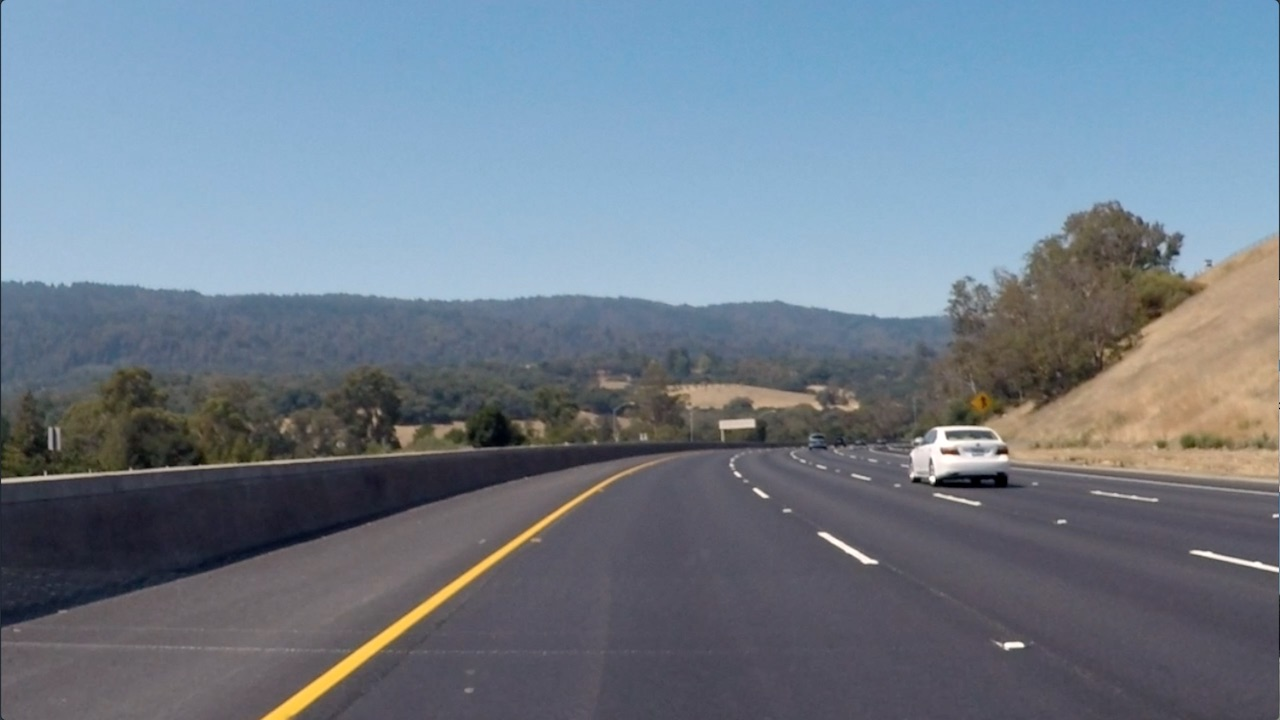
#> input picture Finding Edges and Custom Kernels/curved_lane.jpg, 1280 x 720 px, found by its file name
$ jupyter execute --allow-errors 'Finding Edges and Custom Kernels.ipynb'   (shell and % lines are left out)
#> lines starting #> are read from the running program, lines starting #| are printed output that depends on the picture
# Creating a Filter, Edge Detection

### Import resources and display image

[cell 1]
import matplotlib.pyplot as plt
import matplotlib.image as mpimg

import cv2
import numpy as np


# Read in the image
image = mpimg.imread('images/curved_lane.jpg')
#> image is the input picture: shape (720, 1280, 3); mean R, G, B 112.1, 125, 138.7

plt.imshow(image)

### Convert the image to grayscale

[cell 2]
# Convert to grayscale for filtering
gray = cv2.cvtColor(image, cv2.COLOR_RGB2GRAY)
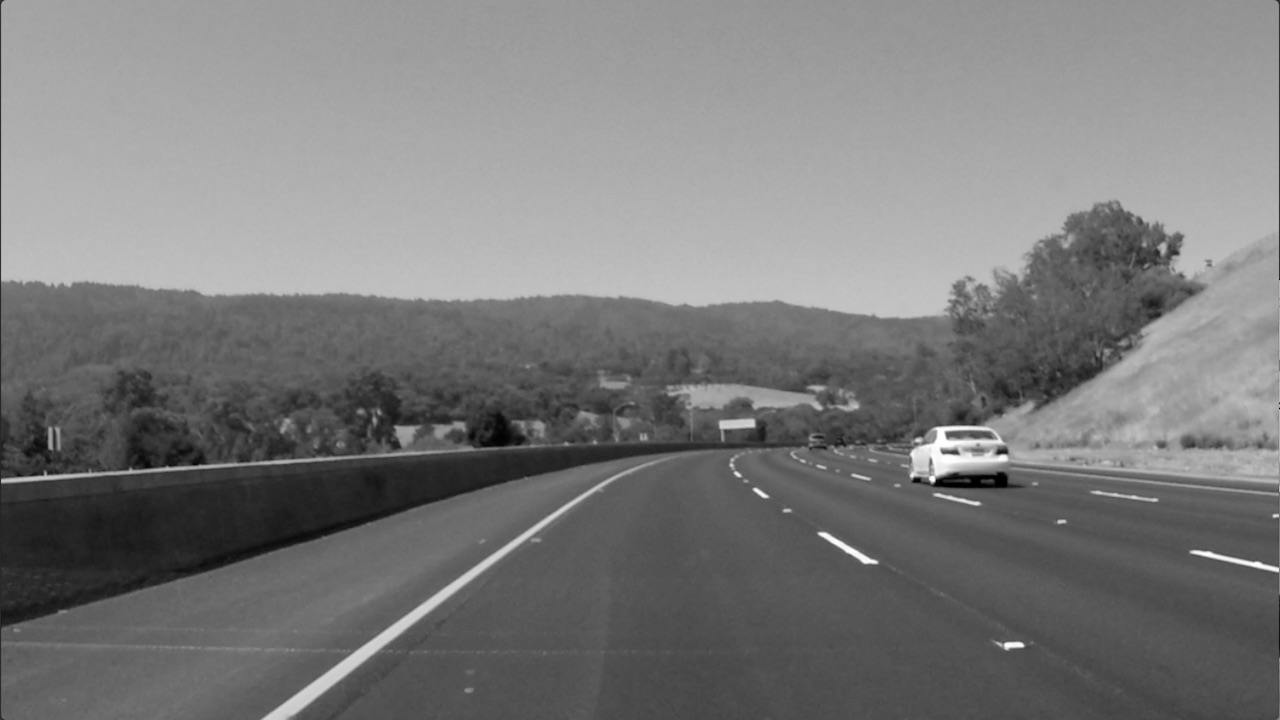
#> gray: shape (720, 1280); min 0, max 255, mean 122.7

plt.imshow(gray, cmap='gray')

### TODO: Create a custom kernel

Below, you've been given one common type of edge detection filter: a Sobel operator.

The Sobel filter is very commonly used in edge detection and in finding patterns in intensity in an image. Applying a Sobel filter to an image is a way of **taking (an approximation) of the derivative of the image** in the x or y direction, separately. The operators look as follows.

**It's up to you to create a Sobel x operator and apply it to the given image.**

For a challenge, see if you can put the image through a series of filters: first one that blurs the image (takes an average of pixels), and then one that detects the edges.

[cell 3]
# Create a custom kernel
# 3x3 array for edge detection
sobel_y = np.array([[ -1, -2, -1],
                   [ 0, 0, 0],
                   [ 1, 2, 1]])

## TODO: Create and apply a Sobel x operator
sobel_x = np.array([[-1, 0, 1],
                    [-2, 0, 2],
                    [-1, 0, 1]])

# Filter the image using filter2D, which has inputs: (grayscale image, bit-depth, kernel)
filtered_image_y = cv2.filter2D(gray, -1, sobel_y)
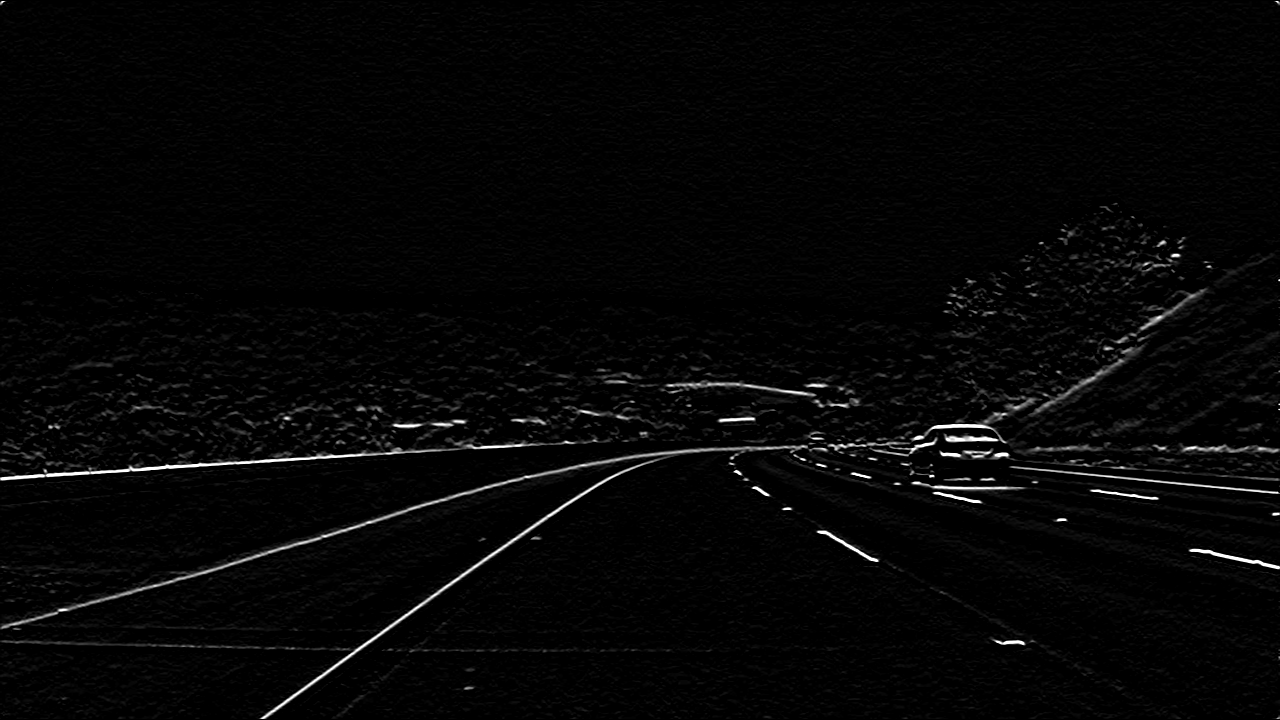
#> filtered_image_y: shape (720, 1280); min 0, max 255, mean 5.9
filtered_image_x = cv2.filter2D(gray, -1, sobel_x)
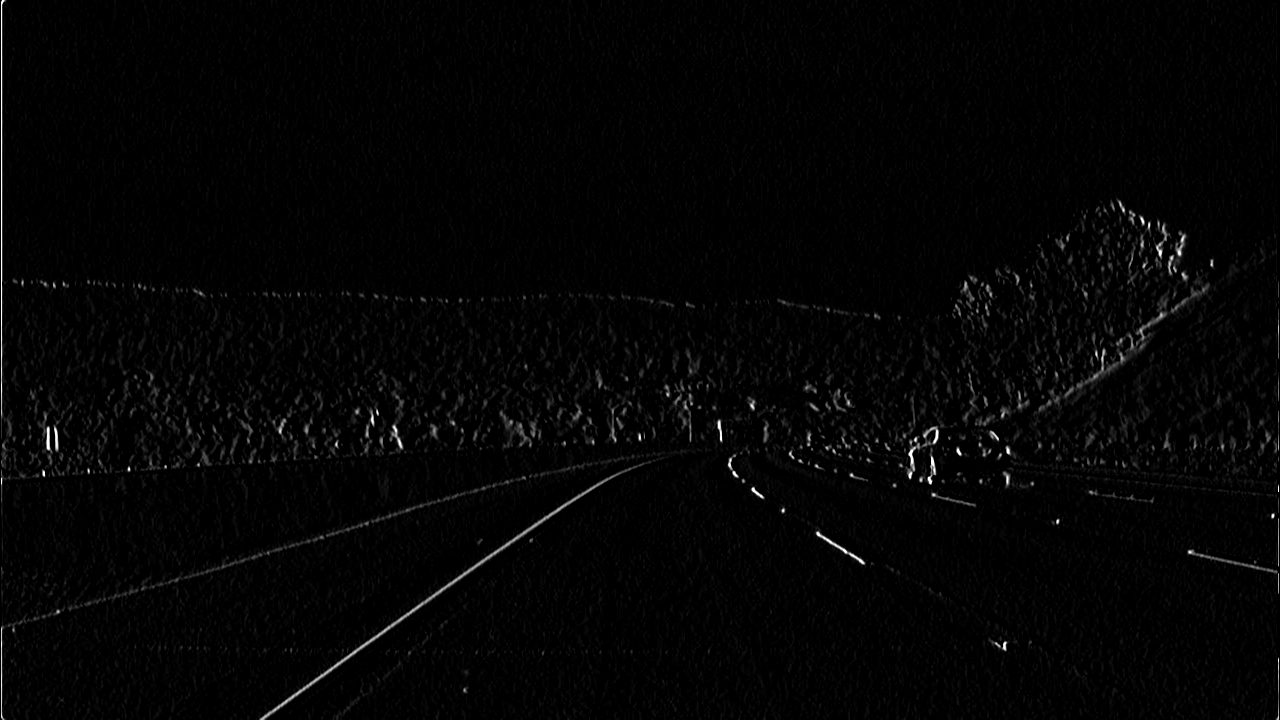
#> filtered_image_x: shape (720, 1280); min 0, max 255, mean 4.3

plt.imshow(filtered_image_y, cmap='gray')

#> (the rest of this cell did not finish here and is left out)

$ run again, with Finding Edges and Custom Kernels/bridge_trees_example.jpg copied over Finding Edges and Custom Kernels/curved_lane.jpg
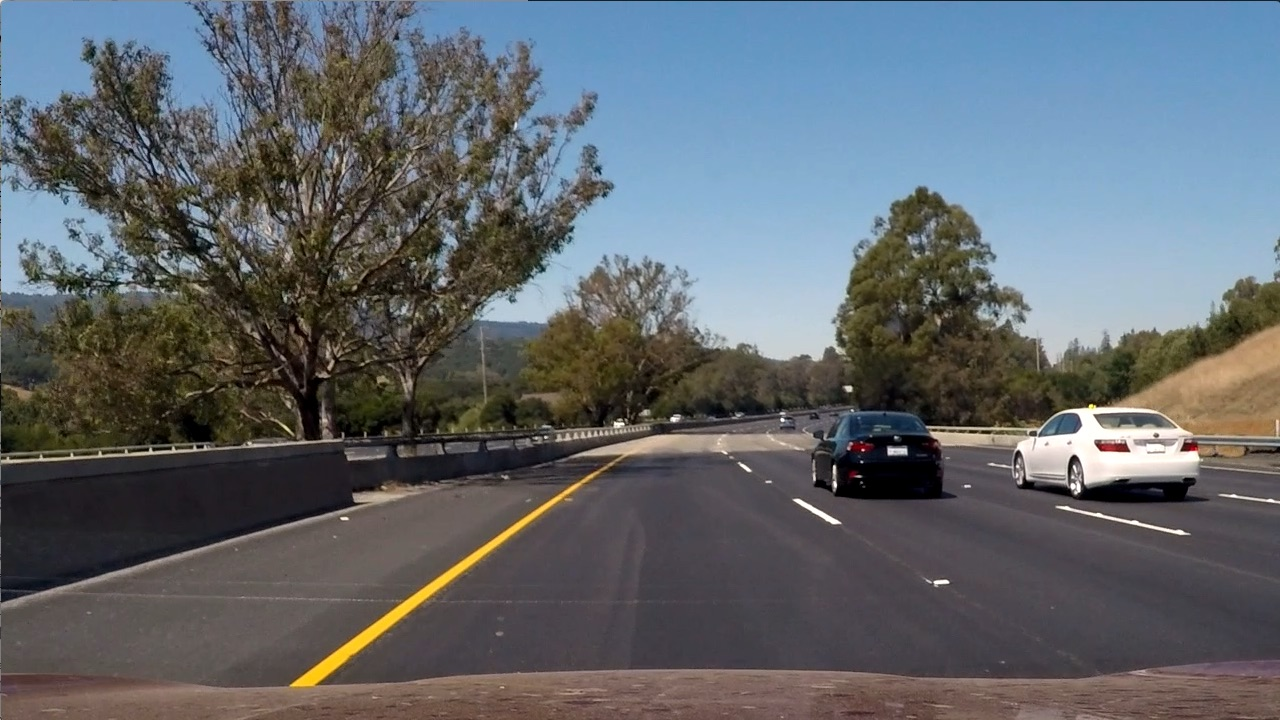
#> input picture Finding Edges and Custom Kernels/bridge_trees_example.jpg, 1280 x 720 px, found by its file name
#> image is the input picture: shape (720, 1280, 3); mean R, G, B 97, 102.6, 107.9
#> `gray = cv2.cvtColor(image, cv2.COLOR_RGB2GRAY)`:
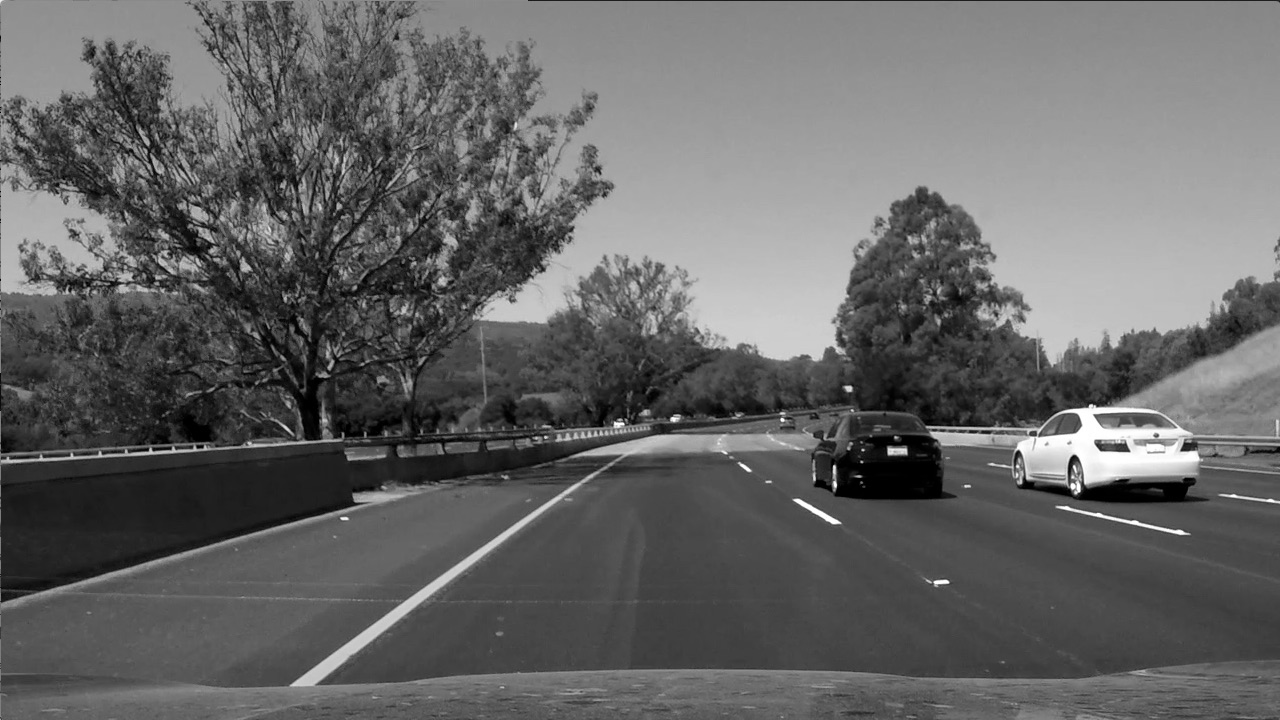
#> gray: shape (720, 1280); min 0, max 255, mean 101.5
#> `filtered_image_x = cv2.filter2D(gray, -1, sobel_x)`:
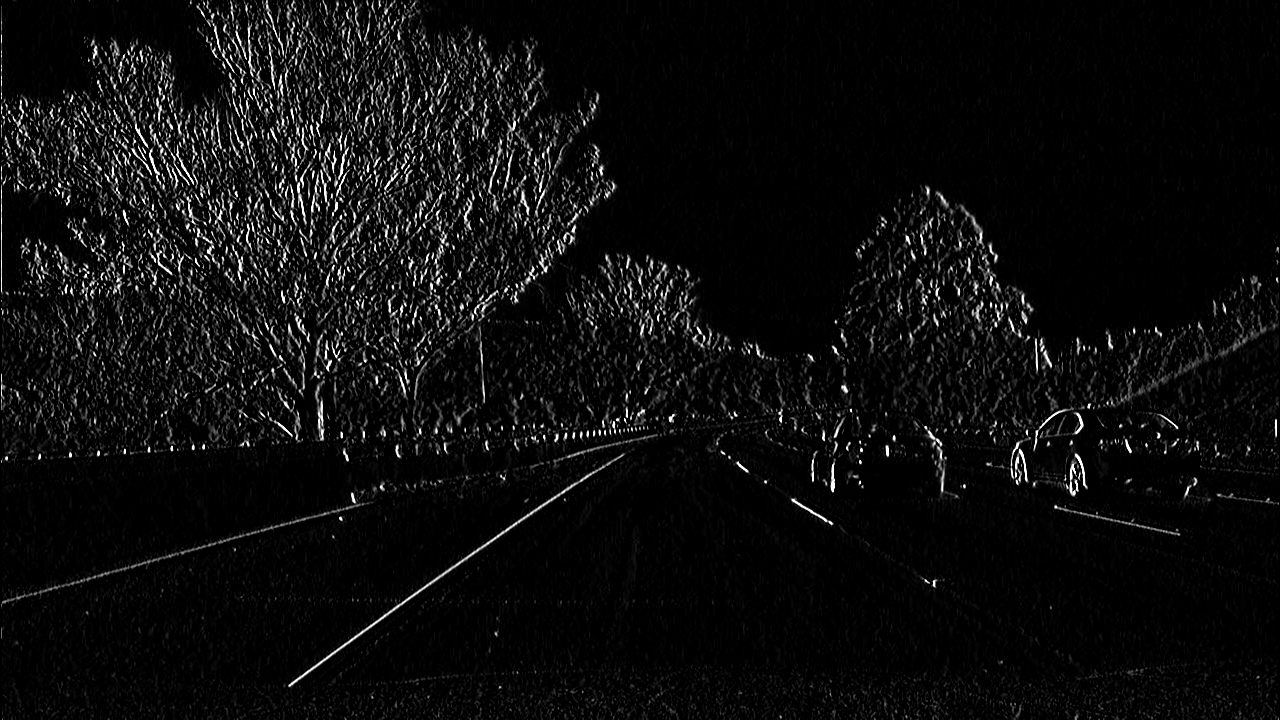
#> filtered_image_x: shape (720, 1280); min 0, max 255, mean 13

$ run again, with Finding Edges and Custom Kernels/white_lines.jpg copied over Finding Edges and Custom Kernels/curved_lane.jpg
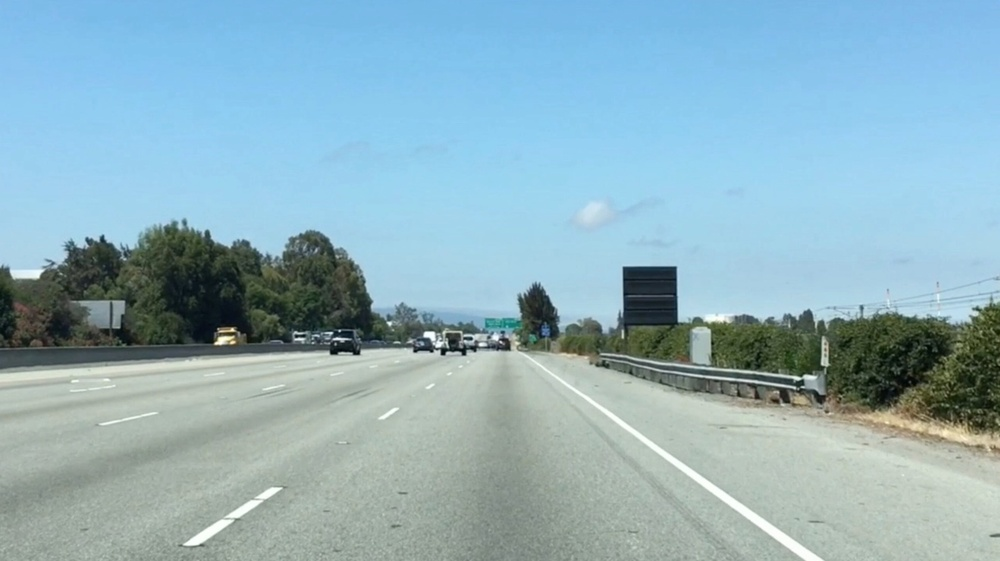
#> input picture Finding Edges and Custom Kernels/white_lines.jpg, 1000 x 561 px, shrunk from 2436 x 1366 before the run, found by its file name
#> image is the input picture: shape (561, 1000, 3); mean R, G, B 143.6, 177.1, 188.4
#> `gray = cv2.cvtColor(image, cv2.COLOR_RGB2GRAY)`:
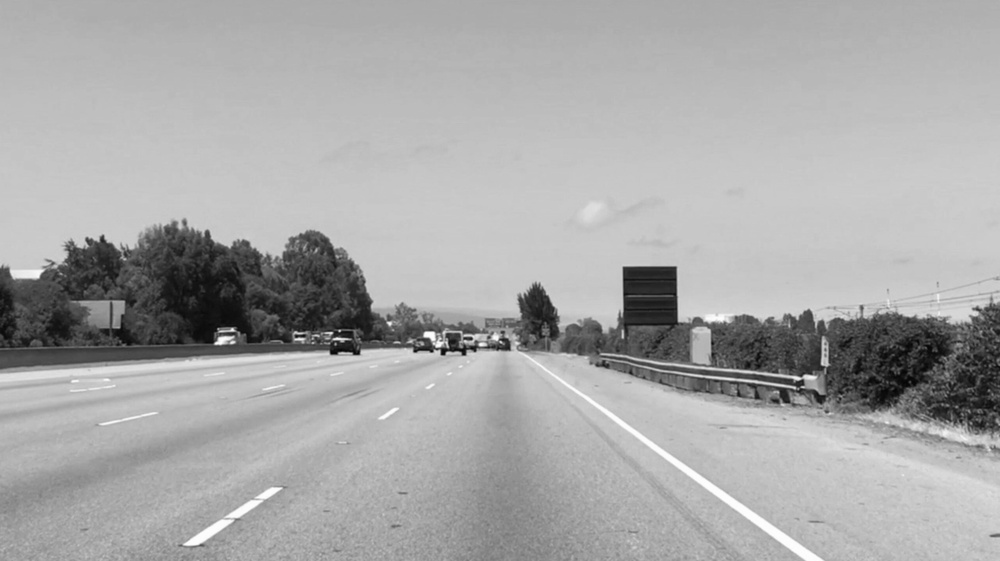
#> gray: shape (561, 1000); min 3, max 255, mean 168.3
#> `filtered_image_x = cv2.filter2D(gray, -1, sobel_x)`:
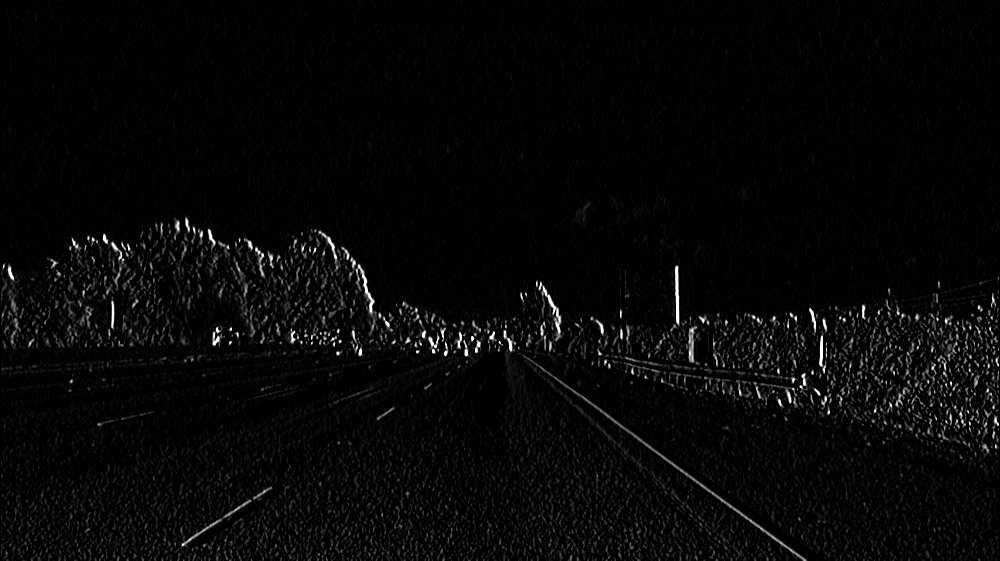
#> filtered_image_x: shape (561, 1000); min 0, max 255, mean 6.9
